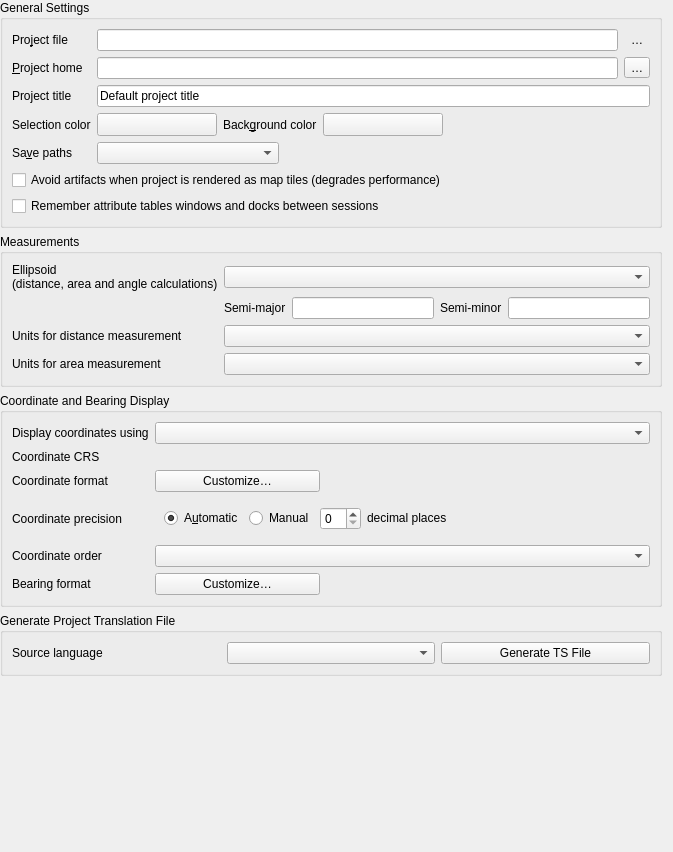
             <widget class="QWidget" name="scrollAreaWidgetContents_2">
              <property name="geometry">
               <rect>
                <x>0</x>
                <y>0</y>
                <width>673</width>
                <height>852</height>
               </rect>
              </property>
              <layout class="QVBoxLayout" name="verticalLayout">
               <property name="leftMargin">
                <number>0</number>
               </property>
               <property name="topMargin">
                <number>0</number>
               </property>
               <property name="bottomMargin">
                <number>0</number>
               </property>
               <item>
                <widget class="QgsCollapsibleGroupBox" name="titleBox">
                 <property name="title">
                  <string>General Settings</string>
                 </property>
                 <property name="syncGroup" stdset="0">
                  <string notr="true">projgeneral</string>
                 </property>
                 <layout class="QGridLayout" name="gridLayout_26">
                  <item row="1" column="1" colspan="3">
                   <layout class="QHBoxLayout" name="horizontalLayout_14">
                    <item>
                     <widget class="QgsFilterLineEdit" name="mProjectHomeLineEdit">
                      <property name="toolTip">
                       <string>Project home path. Leave blank to use the current project file location.</string>
                      </property>
                      <property name="readOnly">
                       <bool>false</bool>
                      </property>
                      <property name="clearButtonEnabled">
                       <bool>false</bool>
                      </property>
                     </widget>
                    </item>
                    <item>
                     <widget class="QToolButton" name="mButtonSetProjectHome">
                      <property name="toolTip">
                       <string>Set the project home path</string>
                      </property>
                      <property name="text">
                       <string>…</string>
                      </property>
                      <property name="autoRaise">
                       <bool>false</bool>
                      </property>
                     </widget>
                    </item>
                   </layout>
                  </item>
                  <item row="3" column="1" colspan="3">
                   <layout class="QHBoxLayout" name="horizontalLayout_5">
                    <item>
                     <widget class="QgsColorButton" name="pbnSelectionColor">
                      <property name="minimumSize">
                       <size>
                        <width>120</width>
                        <height>0</height>
                       </size>
                      </property>
                      <property name="maximumSize">
                       <size>
                        <width>120</width>
                        <height>16777215</height>
                       </size>
                      </property>
                      <property name="text">
                       <string/>
                      </property>
                     </widget>
                    </item>
                    <item>
                     <widget class="QLabel" name="label">
                      <property name="sizePolicy">
                       <sizepolicy hsizetype="Maximum" vsizetype="Preferred">
                        <horstretch>0</horstretch>
                        <verstretch>0</verstretch>
                       </sizepolicy>
                      </property>
                      <property name="text">
                       <string>Back&amp;ground color</string>
                      </property>
                      <property name="buddy">
                       <cstring>pbnCanvasColor</cstring>
                      </property>
                     </widget>
                    </item>
                    <item>
                     <widget class="QgsColorButton" name="pbnCanvasColor">
                      <property name="minimumSize">
                       <size>
                        <width>120</width>
                        <height>0</height>
                       </size>
                      </property>
                      <property name="maximumSize">
                       <size>
                        <width>120</width>
                        <height>16777215</height>
                       </size>
                      </property>
                      <property name="text">
                       <string/>
                      </property>
                     </widget>
                    </item>
                    <item>
                     <spacer name="horizontalSpacer_4">
                      <property name="orientation">
                       <enum>Qt::Horizontal</enum>
                      </property>
                      <property name="sizeHint" stdset="0">
                       <size>
                        <width>40</width>
                        <height>20</height>
                       </size>
                      </property>
                     </spacer>
                    </item>
                   </layout>
                  </item>
                  <item row="5" column="0" colspan="4">
                   <widget class="QCheckBox" name="mMapTileRenderingCheckBox">
                    <property name="toolTip">
                     <string>Checking this setting avoids visible edge artifacts when rendering this project as separate map tiles. Rendering performance will be degraded.</string>
                    </property>
                    <property name="text">
                     <string>Avoid artifacts when project is rendered as map tiles (degrades performance)</string>
                    </property>
                   </widget>
                  </item>
                  <item row="4" column="2" colspan="2">
                   <spacer>
                    <property name="orientation">
                     <enum>Qt::Horizontal</enum>
                    </property>
                    <property name="sizeHint" stdset="0">
                     <size>
                      <width>40</width>
                      <height>20</height>
                     </size>
                    </property>
                   </spacer>
                  </item>
                  <item row="0" column="0">
                   <widget class="QLabel" name="label_4">
                    <property name="sizePolicy">
                     <sizepolicy hsizetype="Maximum" vsizetype="Preferred">
                      <horstretch>0</horstretch>
                      <verstretch>0</verstretch>
                     </sizepolicy>
                    </property>
                    <property name="text">
                     <string>Pro&amp;ject file</string>
                    </property>
                    <property name="buddy">
                     <cstring>titleEdit</cstring>
                    </property>
                   </widget>
                  </item>
                  <item row="4" column="1">
                   <widget class="QComboBox" name="cbxAbsolutePath"/>
                  </item>
                  <item row="0" column="1" colspan="3">
                   <layout class="QHBoxLayout" name="horizontalLayout_13">
                    <item>
                     <widget class="QLineEdit" name="mProjectFileLineEdit">
                      <property name="readOnly">
                       <bool>true</bool>
                      </property>
                     </widget>
                    </item>
                    <item>
                     <widget class="QToolButton" name="mButtonOpenProjectFolder">
                      <property name="toolTip">
                       <string>Open folder containing the project</string>
                      </property>
                      <property name="text">
                       <string>…</string>
                      </property>
                      <property name="icon">
                       <iconset resource="../../images/images.qrc">
                        <normaloff>:/images/themes/default/mActionFileOpen.svg</normaloff>:/images/themes/default/mActionFileOpen.svg</iconset>
                      </property>
                      <property name="autoRaise">
                       <bool>true</bool>
                      </property>
                     </widget>
                    </item>
                   </layout>
                  </item>
                  <item row="1" column="0">
                   <widget class="QLabel" name="label_30">
                    <property name="sizePolicy">
                     <sizepolicy hsizetype="Maximum" vsizetype="Preferred">
                      <horstretch>0</horstretch>
                      <verstretch>0</verstretch>
                     </sizepolicy>
                    </property>
                    <property name="text">
                     <string>&amp;Project home</string>
                    </property>
                    <property name="buddy">
                     <cstring>titleEdit</cstring>
                    </property>
                   </widget>
                  </item>
                  <item row="3" column="0">
                   <widget class="QLabel" name="textLabel1">
                    <property name="sizePolicy">
                     <sizepolicy hsizetype="Maximum" vsizetype="Preferred">
                      <horstretch>0</horstretch>
                      <verstretch>0</verstretch>
                     </sizepolicy>
                    </property>
                    <property name="text">
                     <string>Selection color</string>
                    </property>
                    <property name="buddy">
                     <cstring>pbnSelectionColor</cstring>
                    </property>
                   </widget>
                  </item>
                  <item row="2" column="0">
                   <widget class="QLabel" name="label_2">
                    <property name="sizePolicy">
                     <sizepolicy hsizetype="Maximum" vsizetype="Preferred">
                      <horstretch>0</horstretch>
                      <verstretch>0</verstretch>
                     </sizepolicy>
                    </property>
                    <property name="text">
                     <string>Project title</string>
                    </property>
                   </widget>
                  </item>
                  <item row="2" column="1" colspan="3">
                   <widget class="QLineEdit" name="titleEdit">
                    <property name="toolTip">
                     <string>Descriptive project name</string>
                    </property>
                    <property name="text">
                     <string>Default project title</string>
                    </property>
                   </widget>
                  </item>
                  <item row="4" column="0">
                   <widget class="QLabel" name="label_3">
                    <property name="sizePolicy">
                     <sizepolicy hsizetype="Maximum" vsizetype="Preferred">
                      <horstretch>0</horstretch>
                      <verstretch>0</verstretch>
                     </sizepolicy>
                    </property>
                    <property name="text">
                     <string>Sa&amp;ve paths</string>
                    </property>
                    <property name="buddy">
                     <cstring>cbxAbsolutePath</cstring>
                    </property>
                   </widget>
                  </item>
                  <item row="6" column="0" colspan="4">
                   <widget class="QCheckBox" name="mCheckBoxRememberAttributeTables">
                    <property name="text">
                     <string>Remember attribute tables windows and docks between sessions</string>
                    </property>
                   </widget>
                  </item>
                 </layout>
                </widget>
               </item>
               <item>
                <widget class="QgsCollapsibleGroupBox" name="btnGrpMeasureEllipsoid">
                 <property name="title">
                  <string>Measurements</string>
                 </property>
                 <property name="syncGroup" stdset="0">
                  <string notr="true">projgeneral</string>
                 </property>
                 <layout class="QGridLayout" name="gridLayoutMeasureTool">
                  <item row="2" column="1" colspan="4">
                   <widget class="QComboBox" name="mDistanceUnitsCombo"/>
                  </item>
                  <item row="2" column="0">
                   <widget class="QLabel" name="label_28">
                    <property name="text">
                     <string>Units for distance measurement</string>
                    </property>
                   </widget>
                  </item>
                  <item row="0" column="0">
                   <widget class="QLabel" name="textLabel1_8">
                    <property name="text">
                     <string>Ellipsoid
(distance, area and angle calculations)</string>
                    </property>
                   </widget>
                  </item>
                  <item row="1" column="2">
                   <widget class="QLineEdit" name="leSemiMajor"/>
                  </item>
                  <item row="1" column="1">
                   <widget class="QLabel" name="label_41">
                    <property name="text">
                     <string>Semi-major</string>
                    </property>
                   </widget>
                  </item>
                  <item row="0" column="1" colspan="4">
                   <widget class="QComboBox" name="cmbEllipsoid"/>
                  </item>
                  <item row="1" column="4">
                   <widget class="QLineEdit" name="leSemiMinor"/>
                  </item>
                  <item row="1" column="3">
                   <widget class="QLabel" name="label_42">
                    <property name="text">
                     <string>Semi-minor</string>
                    </property>
                   </widget>
                  </item>
                  <item row="3" column="0">
                   <widget class="QLabel" name="label_29">
                    <property name="text">
                     <string>Units for area measurement</string>
                    </property>
                   </widget>
                  </item>
                  <item row="3" column="1" colspan="4">
                   <widget class="QComboBox" name="mAreaUnitsCombo"/>
                  </item>
                 </layout>
                </widget>
               </item>
               <item>
                <widget class="QgsCollapsibleGroupBox" name="mCoordinateDisplayGroup">
                 <property name="sizePolicy">
                  <sizepolicy hsizetype="Preferred" vsizetype="Maximum">
                   <horstretch>0</horstretch>
                   <verstretch>0</verstretch>
                  </sizepolicy>
                 </property>
                 <property name="title">
                  <string>Coordinate and Bearing Display</string>
                 </property>
                 <property name="syncGroup" stdset="0">
                  <string notr="true">projgeneral</string>
                 </property>
                 <layout class="QGridLayout" name="gridLayout_18">
                  <item row="5" column="0">
                   <widget class="QLabel" name="label_34">
                    <property name="text">
                     <string>Bearing format</string>
                    </property>
                   </widget>
                  </item>
                  <item row="3" column="0">
                   <widget class="QLabel" name="label_26">
                    <property name="text">
                     <string>Coordinate precision</string>
                    </property>
                   </widget>
                  </item>
                  <item row="5" column="1">
                   <layout class="QHBoxLayout" name="horizontalLayout_19" stretch="3,6">
                    <item>
                     <widget class="QPushButton" name="mCustomizeBearingFormatButton">
                      <property name="text">
                       <string>Customize…</string>
                      </property>
                     </widget>
                    </item>
                    <item>
                     <spacer name="horizontalSpacer_8">
                      <property name="orientation">
                       <enum>Qt::Horizontal</enum>
                      </property>
                      <property name="sizeHint" stdset="0">
                       <size>
                        <width>40</width>
                        <height>20</height>
                       </size>
                      </property>
                     </spacer>
                    </item>
                   </layout>
                  </item>
                  <item row="0" column="0">
                   <widget class="QLabel" name="label_25">
                    <property name="text">
                     <string>Display coordinates using</string>
                    </property>
                   </widget>
                  </item>
                  <item row="3" column="1">
                   <widget class="QFrame" name="mFramePrecision">
                    <layout class="QHBoxLayout" name="horizontalLayout_12">
                     <item>
                      <widget class="QRadioButton" name="radAutomatic">
                       <property name="toolTip">
                        <string>Automatically sets the number of decimal places to use when displaying coordinates</string>
                       </property>
                       <property name="text">
                        <string>A&amp;utomatic</string>
                       </property>
                       <property name="checked">
                        <bool>true</bool>
                       </property>
                      </widget>
                     </item>
                     <item>
                      <widget class="QRadioButton" name="radManual">
                       <property name="toolTip">
                        <string>Manually set the number of decimal places to use when displaying coordinates</string>
                       </property>
                       <property name="text">
                        <string>Manual</string>
                       </property>
                      </widget>
                     </item>
                     <item>
                      <widget class="QgsSpinBox" name="spinBoxDP">
                       <property name="toolTip">
                        <string>The number of decimal places for the manual option</string>
                       </property>
                      </widget>
                     </item>
                     <item>
                      <widget class="QLabel" name="labelDP">
                       <property name="sizePolicy">
                        <sizepolicy hsizetype="MinimumExpanding" vsizetype="Fixed">
                         <horstretch>0</horstretch>
                         <verstretch>0</verstretch>
                        </sizepolicy>
                       </property>
                       <property name="text">
                        <string>decimal places</string>
                       </property>
                      </widget>
                     </item>
                    </layout>
                   </widget>
                  </item>
                  <item row="4" column="0">
                   <widget class="QLabel" name="label_31">
                    <property name="text">
                     <string>Coordinate order</string>
                    </property>
                   </widget>
                  </item>
                  <item row="4" column="1">
                   <widget class="QComboBox" name="mCoordinateOrderComboBox"/>
                  </item>
                  <item row="0" column="1">
                   <widget class="QComboBox" name="mCoordinateDisplayComboBox"/>
                  </item>
                  <item row="2" column="0">
                   <widget class="QLabel" name="label_38">
                    <property name="text">
                     <string>Coordinate format</string>
                    </property>
                   </widget>
                  </item>
                  <item row="2" column="1">
                   <layout class="QHBoxLayout" name="horizontalLayout_20" stretch="3,6">
                    <item>
                     <widget class="QPushButton" name="mCustomizeCoordinateFormatButton">
                      <property name="text">
                       <string>Customize…</string>
                      </property>
                     </widget>
                    </item>
                    <item>
                     <spacer name="horizontalSpacer_9">
                      <property name="orientation">
                       <enum>Qt::Horizontal</enum>
                      </property>
                      <property name="sizeHint" stdset="0">
                       <size>
                        <width>40</width>
                        <height>20</height>
                       </size>
                      </property>
                     </spacer>
                    </item>
                   </layout>
                  </item>
                  <item row="1" column="0">
                   <widget class="QLabel" name="label_43">
                    <property name="text">
                     <string>Coordinate CRS</string>
                    </property>
                   </widget>
                  </item>
                  <item row="1" column="1">
                   <widget class="QgsProjectionSelectionWidget" name="mCoordinateCrs" native="true">
                    <property name="enabled">
                     <bool>false</bool>
                    </property>
                    <property name="focusPolicy">
                     <enum>Qt::StrongFocus</enum>
                    </property>
                   </widget>
                  </item>
                 </layout>
                </widget>
               </item>
               <item>
                <widget class="QGroupBox" name="groupBox_6">
                 <property name="title">
                  <string>Generate Project Translation File</string>
                 </property>
                 <layout class="QHBoxLayout" name="horizontalLayout_4">
                  <item>
                   <widget class="QLabel" name="sourceLanguageLabel">
                    <property name="text">
                     <string>Source language</string>
                    </property>
                   </widget>
                  </item>
                  <item>
                   <widget class="QComboBox" name="cbtsLocale"/>
                  </item>
                  <item>
                   <widget class="QPushButton" name="generateTsFileButton">
                    <property name="text">
                     <string>Generate TS File</string>
                    </property>
                   </widget>
                  </item>
                 </layout>
                </widget>
               </item>
               <item>
                <spacer name="verticalSpacer_5">
                 <property name="orientation">
                  <enum>Qt::Vertical</enum>
                 </property>
                 <property name="sizeHint" stdset="0">
                  <size>
                   <width>20</width>
                   <height>0</height>
                  </size>
                 </property>
                </spacer>
               </item>
              </layout>
             </widget>
